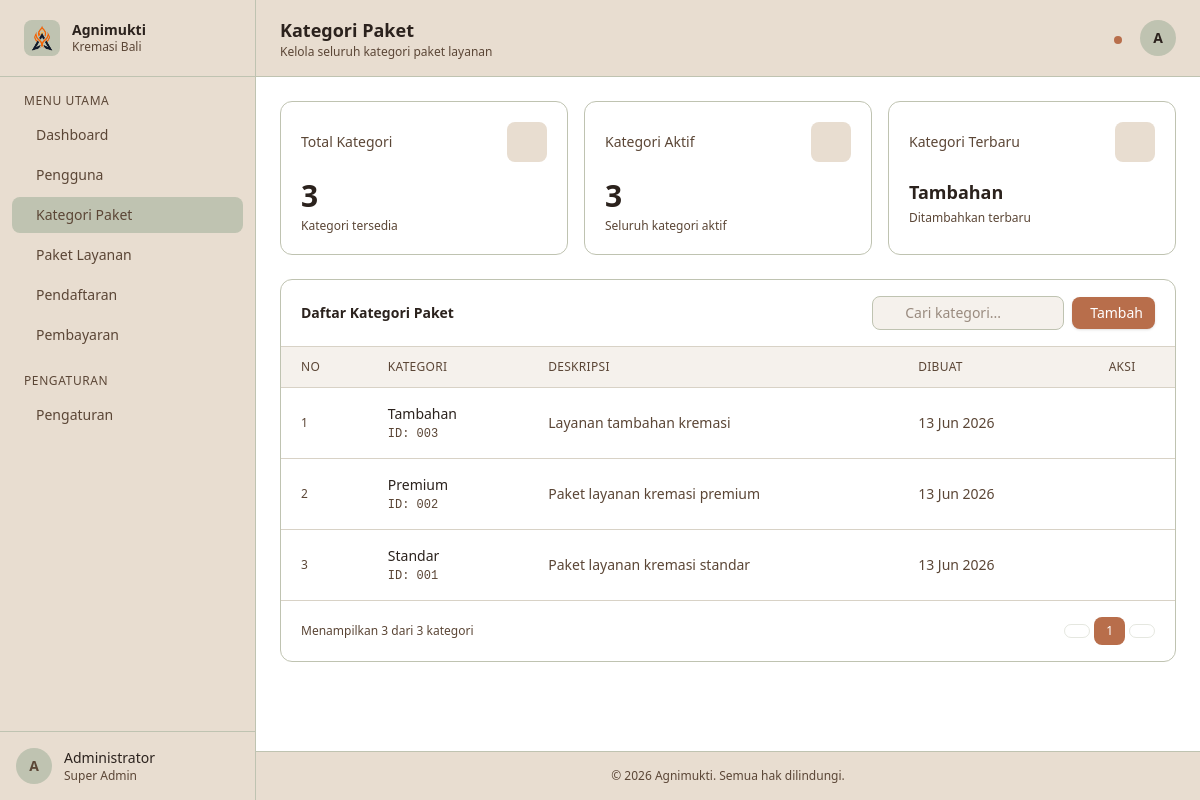
/admin/index.php?page=categories, run on the app's committed database.
### tables this page shows
CREATE TABLE kategori_paket (
    id_kategori INT AUTO_INCREMENT PRIMARY KEY,
    nama_kategori VARCHAR(100) NOT NULL,
    deskripsi TEXT,
    created_at TIMESTAMP DEFAULT CURRENT_TIMESTAMP
);

### config/Database.php (called while the page is built)
<?php
class Database {
    private $host = "localhost";
    private $username = "root";
    private $password = "";
    private $dbname   = "db_agnimukti";
    public function connect() {
        try {
            $pdo = new PDO(
                "mysql:host={$this->host};dbname={$this->dbname};charset=utf8mb4",
                $this->username,
                $this->password
            );
            $pdo->setAttribute(PDO::ATTR_ERRMODE, PDO::ERRMODE_EXCEPTION);
            return $pdo;
        } catch (PDOException $e) {
            die("Koneksi database gagal: " . $e->getMessage());
        }
    }
}
?>

### classes/KategoriPaket.php (called while the page is built, shortened)
<?php
require_once __DIR__ . '/../config/Database.php';
class KategoriPaket {
    private $conn;
    public function __construct()
    {
        $database = new Database();
        $this->conn = $database->connect();
    }
    public function getAll() {
        try {
        $query = "SELECT * FROM kategori_paket ORDER BY id_kategori DESC";
        $stmt = $this->conn->prepare($query);
        $stmt->execute();
        $data = $stmt->fetchAll(PDO::FETCH_ASSOC);
        return [
            "status" => true,
            "message" => "Data kategori berhasil diambil",
            "data" => $data
        ];
        } catch (PDOException $e) {
            return [
                "status" => false,
                "message" => $e->getMessage()
            ];
        }
    }
}
?>

### public/admin/pages/categories.php (the view, shortened to what this page needs)
<?php
require_once __DIR__ . '/../../../classes/KategoriPaket.php';
$kategoriModel = new KategoriPaket();
$result   = $kategoriModel->getAll();
$allData  = $result['status'] ? $result['data'] : [];
$search = $_GET['search'] ?? '';
$filtered = $allData;
$perPage     = 10;
$totalAll    = count($allData);
$totalFiltered = count($filtered);
$totalPages  = max(1, ceil($totalFiltered / $perPage));
$currentPage = max(1, min((int)($_GET['page'] ?? 1), $totalPages));
$offset      = ($currentPage - 1) * $perPage;
$pageData    = array_slice($filtered, $offset, $perPage);
$totalKategori = $totalAll;
$latest        = !empty($allData) ? $allData[0] : null;
?>
<header class="bg-[#E8DDD0] border-b border-[#BFC3B1] px-6 py-4 flex items-center justify-between sticky top-0 z-30">
    <div>
        <h1 class="text-lg font-semibold text-[#2B221D]">Kategori Paket</h1>
        <p class="text-xs text-[#5B4636]">Kelola seluruh kategori paket layanan</p>
    </div>
    <div class="flex items-center gap-3">
        <button class="relative text-[#5B4636] hover:text-[#2B221D] p-2 rounded-lg hover:bg-[#D8D2C6] transition-colors">
            <span class="absolute top-1.5 right-1.5 w-2 h-2 bg-[#B86E4B] rounded-full"></span>
        </button>
        <div class="w-9 h-9 rounded-full bg-[#BFC3B1] flex items-center justify-center text-[#2B221D] font-semibold text-sm">
            A
        </div>
    </div>
</header>
<main class="flex-1 p-6 space-y-6">
    <div class="grid grid-cols-1 sm:grid-cols-3 gap-4">
        <div class="bg-white rounded-xl border border-[#BFC3B1] p-5">
            <div class="flex items-center justify-between mb-4">
                <p class="text-sm text-[#5B4636]">Total Kategori</p>
                <div class="w-10 h-10 rounded-lg bg-[#E8DDD0] flex items-center justify-center">
                </div>
            </div>
            <p class="text-3xl font-semibold text-[#2B221D]"><?= $totalKategori ?></p>
            <p class="text-xs text-[#5B4636] mt-1">Kategori tersedia</p>
        </div>
        <div class="bg-white rounded-xl border border-[#BFC3B1] p-5">
            <div class="flex items-center justify-between mb-4">
                <p class="text-sm text-[#5B4636]">Kategori Aktif</p>
                <div class="w-10 h-10 rounded-lg bg-[#E8DDD0] flex items-center justify-center">
                </div>
            </div>
            <p class="text-3xl font-semibold text-[#2B221D]"><?= $totalKategori ?></p>
            <p class="text-xs text-[#5B4636] mt-1">Seluruh kategori aktif</p>
        </div>
        <div class="bg-white rounded-xl border border-[#BFC3B1] p-5">
            <div class="flex items-center justify-between mb-4">
                <p class="text-sm text-[#5B4636]">Kategori Terbaru</p>
                <div class="w-10 h-10 rounded-lg bg-[#E8DDD0] flex items-center justify-center">
                </div>
            </div>
            <p class="text-lg font-semibold text-[#2B221D]"><?= $latest ? htmlspecialchars($latest['nama_kategori']) : '-' ?></p>
            <p class="text-xs text-[#5B4636] mt-1">Ditambahkan terbaru</p>
        </div>
    </div>
    <div class="bg-white rounded-xl border border-[#BFC3B1]">
        <div class="px-5 py-4 border-b border-[#D8D2C6] flex flex-col sm:flex-row sm:items-center gap-3 justify-between">
            <h2 class="text-sm font-semibold text-[#2B221D]">Daftar Kategori Paket</h2>
            <div class="flex items-center gap-2">
                <form method="GET" class="flex items-center gap-2">
                    <div class="relative">
                        <input
                            type="text"
                            name="search"
                            value="<?= htmlspecialchars($search) ?>"
                            placeholder="Cari kategori..."
                            class="pl-8 pr-4 py-1.5 text-sm border border-[#BFC3B1] rounded-lg bg-[#F5F1EC] text-[#2B221D] placeholder-[#5B4636]/60 focus:outline-none focus:ring-2 focus:ring-[#B86E4B]/30 focus:border-[#B86E4B] w-48">
                    </div>
                </form>
                <button
                    onclick="document.getElementById('modalTambah').classList.remove('hidden')"
                    class="flex items-center gap-1.5 px-3 py-1.5 bg-[#B86E4B] hover:bg-[#B86E4B]/90 text-white text-sm rounded-lg transition-colors shadow-sm">
                    Tambah
                </button>
            </div>
        </div>
        <div class="overflow-x-auto">
            <table class="w-full text-sm">
                <thead>
                    <tr class="bg-[#F5F1EC] text-left text-xs text-[#5B4636] uppercase tracking-wide border-b border-[#D8D2C6]">
                        <th class="px-5 py-3 font-medium">No</th>
                        <th class="px-5 py-3 font-medium">Kategori</th>
                        <th class="px-5 py-3 font-medium">Deskripsi</th>
                        <th class="px-5 py-3 font-medium">Dibuat</th>
                        <th class="px-5 py-3 font-medium text-center">Aksi</th>
                    </tr>
                </thead>
                <tbody class="divide-y divide-[#D8D2C6]">
                    <?php foreach ($pageData as $i => $kategori): ?>
                    <tr class="hover:bg-[#F5F1EC] transition-colors">
                        <td class="px-5 py-3.5 text-[#5B4636] text-xs"><?= $offset + $i + 1 ?></td>
                        <td class="px-5 py-4">
                            <div>
                                <p class="font-medium text-[#2B221D]"><?= htmlspecialchars($kategori['nama_kategori']) ?></p>
                                <p class="text-xs text-[#5B4636] font-mono mt-0.5">
                                    ID: <?= str_pad($kategori['id_kategori'], 3, '0', STR_PAD_LEFT) ?>
                                </p>
                            </div>
                        </td>
                        <td class="px-5 py-4 text-[#5B4636]">
                            <?= htmlspecialchars($kategori['deskripsi'] ?? '-') ?>
                        </td>
                        <td class="px-5 py-4 text-[#5B4636]">
                            <?= $kategori['created_at'] ? date('d M Y', strtotime($kategori['created_at'])) : '-' ?>
                        </td>
                        <td class="px-5 py-3.5">
                            <div class="flex items-center justify-center gap-2">
                                <button onclick="openEdit(<?= htmlspecialchars(json_encode($kategori)) ?>)"
                                    class="p-1.5 rounded-lg text-[#5B4636] hover:bg-[#E8DDD0] transition-colors">
                                </button>
                                <form method="POST" onsubmit="return confirm('Hapus kategori ini?')" style="display:inline">
                                    <button type="submit" class="p-1.5 rounded-lg text-[#B86E4B] hover:bg-[#B86E4B]/10 transition-colors">
                                    </button>
                                </form>
                            </div>
                        </td>
                    </tr>
                    <?php endforeach; ?>
                </tbody>
            </table>
        </div>
        <div class="px-5 py-4 border-t border-[#D8D2C6] flex items-center justify-between">
            <p class="text-xs text-[#5B4636]">Menampilkan <?= count($pageData) ?> dari <?= $totalFiltered ?> kategori</p>
            <div class="flex items-center gap-1">
                <a href="?<?= http_build_query(array_merge($_GET, ['page' => max(1, $currentPage - 1)])) ?>"
                    class="px-3 py-1.5 text-xs text-[#5B4636] border border-[#BFC3B1] rounded-lg hover:bg-[#F5F1EC] <?= $currentPage <= 1 ? 'opacity-40 pointer-events-none' : '' ?>">
                </a>
                <?php for ($p = 1; $p <= $totalPages; $p++): ?>
                <a href="?<?= http_build_query(array_merge($_GET, ['page' => $p])) ?>"
                    class="px-3 py-1.5 text-xs rounded-lg <?= $p === $currentPage ? 'bg-[#B86E4B] text-white' : 'text-[#5B4636] border border-[#BFC3B1] hover:bg-[#F5F1EC]' ?>">
                    <?= $p ?>
                </a>
                <?php endfor; ?>
                <a href="?<?= http_build_query(array_merge($_GET, ['page' => min($totalPages, $currentPage + 1)])) ?>"
                    class="px-3 py-1.5 text-xs text-[#5B4636] border border-[#BFC3B1] rounded-lg hover:bg-[#F5F1EC] <?= $currentPage >= $totalPages ? 'opacity-40 pointer-events-none' : '' ?>">
                </a>
            </div>
        </div>
    </div>
</main>

### data on the page
kategori_paket: nama_kategori "Tambahan", i "1", id_kategori "003", deskripsi "Layanan tambahan kremasi", created_at "13 Jun 2026"
kategori_paket: i "2", nama_kategori "Premium", id_kategori "002", deskripsi "Paket layanan kremasi premium", created_at "13 Jun 2026"
kategori_paket: i "3", nama_kategori "Standar", id_kategori "001", deskripsi "Paket layanan kremasi standar", created_at "13 Jun 2026"

### other printed values
$totalKategori "3"
count($pageData) "3"
$totalFiltered "3"
